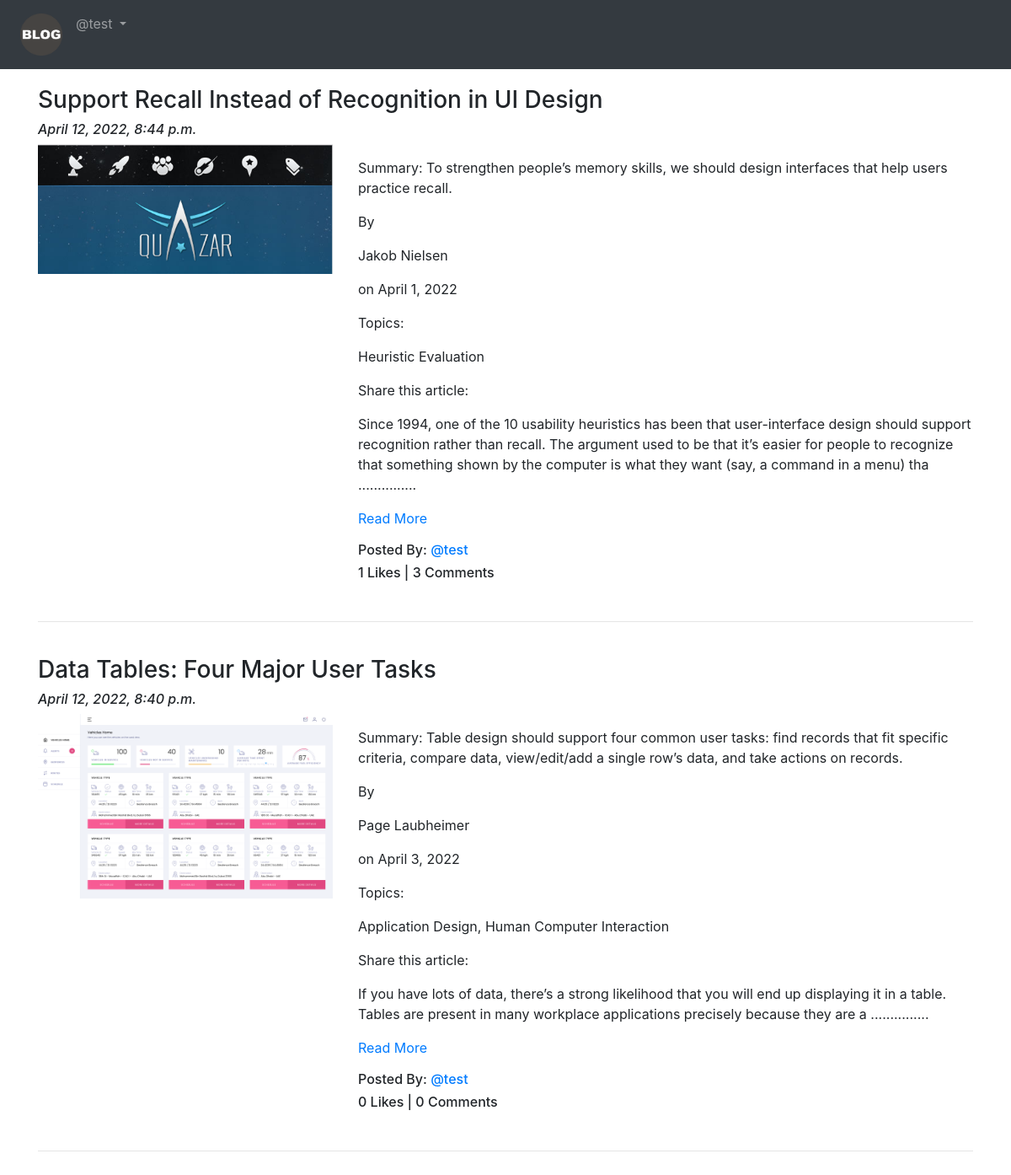
Screenshot of /blog/ (signed in) with the database file from the repository.
### App_Blog/models.py (models this page shows, shortened)
class Blog(models.Model):
    author = models.ForeignKey(User, on_delete=models.CASCADE, related_name='post_author')
    blog_title = models.CharField(max_length=264, verbose_name='Put a Title')
    slug = models.SlugField(max_length=264, unique=True)
    blog_content = models.TextField(verbose_name='What is on your mind?')
    blog_image = models.ImageField(upload_to='blog_images', verbose_name='Image')
    publish_date = models.DateTimeField(auto_now_add=True)
    update_date = models.DateTimeField(auto_now=True)
    class Meta:
        ordering = ['-publish_date',]

### App_Blog/views.py (the view)
# urls.py: path('', views.BlogList.as_view(), name='blog_list'),
class BlogList(ListView):
    context_object_name = 'blogs'
    model = Blog
    template_name = 'App_Blog/blog_list.html'

### App_Blog/templatetags/custom_filters.py (called while the page is built)
def range_filter(value):
    return value[0:502] + ' ...............'

### templates/App_Blog/blog_list.html (shortened to what this page needs)
{% extends 'base.html' %}
{% load custom_filters %}
{%  block body_block %}
{% for blog in blogs %}
<h3>{{ blog.blog_title }}</h3>
<h6><i>{{ blog.publish_date }}</i></h6>
<div class="row">
  <div class="col-sm-4">
    <img src="/media/{{blog.blog_image}}" alt="{{blog.blog_title}}" title="{{blog.blog_title}}" width="100%">
  </div>
  <div class="col-sm-8">
    <p>{{blog.blog_content|range_filter|linebreaks}} <a href="{% url 'App_Blog:blog_details' slug=blog.slug %}">Read More</a></p>
    <h6>Posted By: <a href="#">@{{ blog.author }}</a><h6>
    <h6>{{ blog.liked_blog.count}} Likes | {{ blog.blog_comment.count}} Comments</h6>
  </div>
</div>
<br>
<hr>
<br>
{% endfor %}
{% endblock %}

### templates/base.html (shortened to what this page needs)
<!DOCTYPE html>
<html lang="en" dir="ltr">
  <head>
    <link rel="stylesheet" href="https://cdn.jsdelivr.net/npm/bootstrap@4.4.1/dist/css/bootstrap.min.css"
>
    <link rel="stylesheet" href="https://cdnjs.cloudflare.com/ajax/libs/font-awesome/6.1.1/css/all.min.css"
 />
  </head>
  <body>
    <nav class="navbar navbar-expand-sm bg-dark navbar-dark">
      <ul class="navbar-nav">
        <li class="nav-item active">
          <a class="nav-link" href="{% url 'index' %}">
            <img src="/media/logo.png" alt="Logo" width="50px">
          </a>
        </li>
        {% if user.is_authenticated %}
        <div class="nav-item dropdown">
          <a class="nav-link dropdown-toggle" href="#" id="navbardrop" data-toggle="dropdown">
            @{{ user.username }}
          </a>
        </div>
        {% endif %}
      </ul>
    </nav>
    <div class="container" style="padding-top:20px">
      {% block body_block %}
      {% endblock %}
    </div>
  </body>
</html>

### rows the page displays
Blog: blog_title "Support Recall Instead of Recognition in UI Design", publish_date "April 12, 2022, 8:44 p.m.", blog_image (picture), blog_content|range_filter "Summary: To strengthen people’s memory skills, we should design interfaces that help users practice recall. By Jakob Nielsen on April 1, 2022 Topics: Heuristic Evaluation Share this article: Since 1994, one of the 10 usability heuristics has been that user-interface design should support recognition rather than recall. The argument used to be that it’s easier for people to recognize that something shown by the computer is what they want (say, a command in a menu) tha ...............", author "test", liked_blog.count "1", blog_comment.count "3"
Blog: blog_title "Data Tables: Four Major User Tasks", publish_date "April 12, 2022, 8:40 p.m.", blog_image (picture), blog_content|range_filter "Summary: Table design should support four common user tasks: find records that fit specific criteria, compare data, view/edit/add a single row’s data, and take actions on records. By Page Laubheimer on April 3, 2022 Topics: Application Design, Human Computer Interaction Share this article: If you have lots of data, there’s a strong likelihood that you will end up displaying it in a table. Tables are present in many workplace applications precisely because they are a ...............", author "test", liked_blog.count "0", blog_comment.count "0"

### other values shown
{{ user.username }} "test"
